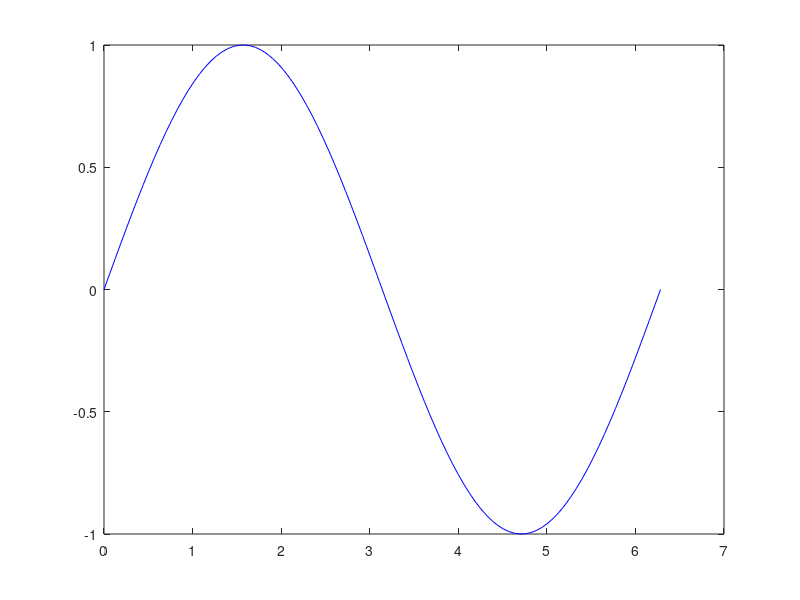

This figure's MATLAB source: (Note: this script raises an error after producing the figure.)
x = linspace(0, 2*pi);
for theta = 0:pi/16:pi
  plot(x, sin(x-theta),'b' );
  gifwriter
end

for theta = pi:-pi/16:0
plot(x, sin(x-theta), 'r' );
  gifwriter
end